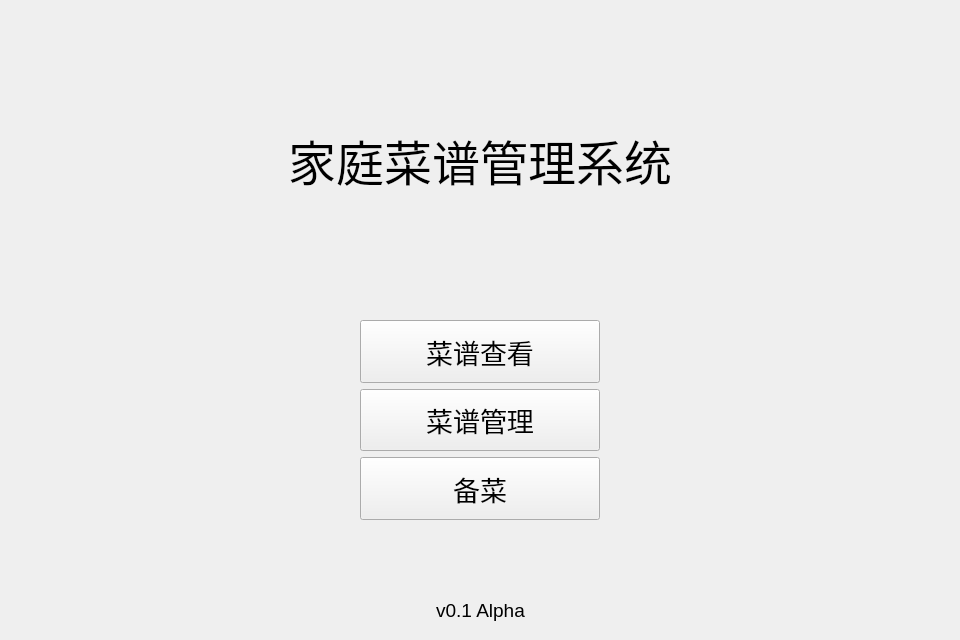
   <widget class="QWidget" name="MainPage">
    <property name="sizePolicy">
     <sizepolicy hsizetype="Fixed" vsizetype="Fixed">
      <horstretch>0</horstretch>
      <verstretch>0</verstretch>
     </sizepolicy>
    </property>
    <property name="minimumSize">
     <size>
      <width>960</width>
      <height>640</height>
     </size>
    </property>
    <property name="maximumSize">
     <size>
      <width>960</width>
      <height>640</height>
     </size>
    </property>
    <property name="baseSize">
     <size>
      <width>960</width>
      <height>640</height>
     </size>
    </property>
    <widget class="QWidget" name="header_MainPage">
     <property name="geometry">
      <rect>
       <x>0</x>
       <y>80</y>
       <width>960</width>
       <height>160</height>
      </rect>
     </property>
     <layout class="QHBoxLayout" name="titleLayout">
      <item>
       <spacer name="titleLeftSpacer">
        <property name="orientation">
         <enum>Qt::Horizontal</enum>
        </property>
        <property name="sizeHint" stdset="0">
         <size>
          <width>1</width>
          <height>20</height>
         </size>
        </property>
       </spacer>
      </item>
      <item>
       <widget class="QLabel" name="title">
        <property name="font">
         <font>
          <pointsize>36</pointsize>
         </font>
        </property>
        <property name="text">
         <string>家庭菜谱管理系统</string>
        </property>
        <property name="alignment">
         <set>Qt::AlignCenter</set>
        </property>
       </widget>
      </item>
      <item>
       <spacer name="titleRightSpacer">
        <property name="orientation">
         <enum>Qt::Horizontal</enum>
        </property>
        <property name="sizeHint" stdset="0">
         <size>
          <width>1</width>
          <height>20</height>
         </size>
        </property>
       </spacer>
      </item>
     </layout>
    </widget>
    <widget class="QWidget" name="article_MainPage">
     <property name="geometry">
      <rect>
       <x>0</x>
       <y>320</y>
       <width>960</width>
       <height>200</height>
      </rect>
     </property>
     <layout class="QHBoxLayout" name="functionLayout" stretch="3,2,3">
      <item>
       <spacer name="buttonLeftSpacer">
        <property name="orientation">
         <enum>Qt::Horizontal</enum>
        </property>
        <property name="sizeHint" stdset="0">
         <size>
          <width>1</width>
          <height>20</height>
         </size>
        </property>
       </spacer>
      </item>
      <item>
       <layout class="QVBoxLayout" name="buttonLayout">
        <item>
         <widget class="QPushButton" name="viewButton">
          <property name="sizePolicy">
           <sizepolicy hsizetype="Preferred" vsizetype="Preferred">
            <horstretch>0</horstretch>
            <verstretch>0</verstretch>
           </sizepolicy>
          </property>
          <property name="font">
           <font>
            <pointsize>20</pointsize>
           </font>
          </property>
          <property name="text">
           <string>菜谱查看</string>
          </property>
         </widget>
        </item>
        <item>
         <widget class="QPushButton" name="manageButton">
          <property name="sizePolicy">
           <sizepolicy hsizetype="Preferred" vsizetype="Preferred">
            <horstretch>0</horstretch>
            <verstretch>0</verstretch>
           </sizepolicy>
          </property>
          <property name="font">
           <font>
            <pointsize>20</pointsize>
           </font>
          </property>
          <property name="text">
           <string>菜谱管理</string>
          </property>
         </widget>
        </item>
        <item>
         <widget class="QPushButton" name="prepareButton">
          <property name="sizePolicy">
           <sizepolicy hsizetype="Preferred" vsizetype="Preferred">
            <horstretch>0</horstretch>
            <verstretch>0</verstretch>
           </sizepolicy>
          </property>
          <property name="font">
           <font>
            <pointsize>20</pointsize>
           </font>
          </property>
          <property name="text">
           <string>备菜</string>
          </property>
         </widget>
        </item>
       </layout>
      </item>
      <item>
       <spacer name="buttonRightSpacer">
        <property name="orientation">
         <enum>Qt::Horizontal</enum>
        </property>
        <property name="sizeHint" stdset="0">
         <size>
          <width>1</width>
          <height>20</height>
         </size>
        </property>
       </spacer>
      </item>
     </layout>
    </widget>
    <widget class="QWidget" name="footer_MainPage">
     <property name="geometry">
      <rect>
       <x>0</x>
       <y>580</y>
       <width>960</width>
       <height>60</height>
      </rect>
     </property>
     <layout class="QHBoxLayout" name="versionLayout">
      <item>
       <spacer name="versionLeftSpacer">
        <property name="orientation">
         <enum>Qt::Horizontal</enum>
        </property>
        <property name="sizeHint" stdset="0">
         <size>
          <width>1</width>
          <height>20</height>
         </size>
        </property>
       </spacer>
      </item>
      <item>
       <widget class="QLabel" name="version">
        <property name="font">
         <font>
          <pointsize>14</pointsize>
         </font>
        </property>
        <property name="text">
         <string>v0.1 Alpha</string>
        </property>
        <property name="alignment">
         <set>Qt::AlignCenter</set>
        </property>
       </widget>
      </item>
      <item>
       <spacer name="versionRightSpacer">
        <property name="orientation">
         <enum>Qt::Horizontal</enum>
        </property>
        <property name="sizeHint" stdset="0">
         <size>
          <width>1</width>
          <height>20</height>
         </size>
        </property>
       </spacer>
      </item>
     </layout>
    </widget>
   </widget>
